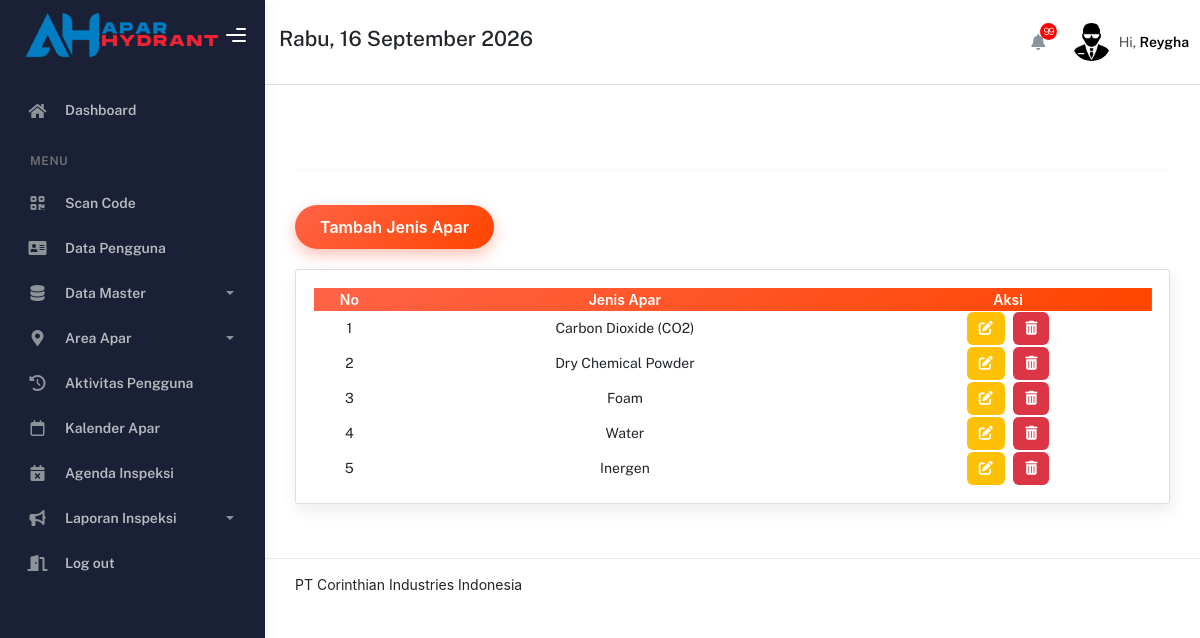
Page /admin/jenis_apar.php (signed in) on the committed database.
### tables this page shows
CREATE TABLE `user` (
  `id` int(111) NOT NULL,
  `nama` varchar(200) NOT NULL,
  `username` varchar(200) NOT NULL,
  `password` varchar(200) NOT NULL,
  `level` enum('admin','user') NOT NULL
);

CREATE TABLE `jenis_apar` (
  `id` int(111) NOT NULL,
  `jenis_apar` varchar(200) NOT NULL
);

### admin/jenis_apar.php (the view, shortened to what this page needs)
<?php
$user_level = $_SESSION['level'] ?? 'guest';
?>
<!DOCTYPE html>
<html lang="en">
<head>
    <link rel="stylesheet" href="https://cdnjs.cloudflare.com/ajax/libs/font-awesome/6.5.2/css/all.min.css">
    <link rel="stylesheet" href="../assets/css/bootstrap.min.css" />
    <link rel="stylesheet" href="../assets/css/plugins.min.css" />
    <link rel="stylesheet" href="../assets/css/kaiadmin.min.css" />
    <link rel="stylesheet" href="../assets/css/demo.css" />
</head>
<body>
    <div class="wrapper">
        <div class="sidebar" data-background-color="dark">
            <div class="sidebar-logo">
                <div class="logo-header" data-background-color="dark">
                    <a href="../index.php" class="logo">
                    <img src="../assets/img/logoAH.png" alt="navbar brand" class="navbar-brand" height="200px" width="200px" />
                    </a>
                    <div class="nav-toggle">
                        <button class="btn btn-toggle toggle-sidebar">
                            <i class="gg-menu-right"></i>
                        </button>
                    </div>
                </div>
            </div>
            <div class="sidebar-wrapper scrollbar scrollbar-inner">
        <div class="sidebar-content">
          <ul class="nav nav-secondary">
            <li class="nav-item active">
            <li class="nav-item">
              <a href="../index.php">
                <p>Dashboard</p>
              </a>
            </li>
            </li>
            <li class="nav-section">
              <h4 class="text-section">Menu</h4>
            </li>
            <li class="nav-item">
              <a href="scan.php">
                <i class="fa-solid fa-qrcode"></i>
                <p>Scan Code</p>
              </a>
            </li>
            <?php if ($user_level === 'admin'): ?>
            <li class="nav-item">
              <a href="user.php">
                <i class="fas fa-address-card"></i>
                <p>Data Pengguna</p>
              </a>
            </li>
            <li class="nav-item">
              <a data-toggle="collapse" href="#apar" aria-expanded="false" aria-controls="apar">
                <i class="fa-solid fa-database"></i>
                <p>Data Master</p>
                <span class="caret"></span>
              </a>
            </li>
            <li class="nav-item">
              <a data-toggle="collapse" href="#area" aria-expanded="false" aria-controls="area">
                <i class="fas fa-map-marker-alt"></i>
                <p>Area Apar</p>
                <span class="caret"></span>
              </a>
            </li>
            <li class="nav-item">
              <a href="activity.php">
              <i class="fa-solid fa-clock-rotate-left"></i>
                <p>Aktivitas Pengguna</p>
              </a>
            </li>
            <li class="nav-item">
                            <a href="calender-exp.php">
                                <i class="fa-regular fa-calendar"></i>
                                <p>Kalender Apar</p>
                            </a>
                        </li>
            <li class="nav-item">
              <a href="agenda.php">
                <i class="fa-solid fa-calendar-xmark"></i>
                <p>Agenda Inspeksi</p>
              </a>
            </li>
            <?php endif; ?>
            <li class="nav-item">
              <a data-bs-toggle="collapse" href="#laporan">
                <i class="fa-solid fa-bullhorn"></i>
                <p>Laporan Inspeksi</p>
                <span class="caret"></span>
              </a>
            </li>
            <li class="nav-item">
              <a href="logout.php">
                <i class="fas fa-door-open"></i>
                <p>Log out</p>
              </a>
            </li>
          </ul>
        </div>
      </div>
        </div>
        <div class="main-panel">
            <div class="main-header">
                <nav class="navbar navbar-header navbar-header-transparent navbar-expand-lg border-bottom">
                    <div class="container-fluid">
                        <div class="col-md-0 col-sm-0 clearfix">
                            <ul class="navbar-nav pull-left">
                                <li>
                                    <h4>
                                        <div class="date">
                                        </div>
                                    </h4>
                                </li>
                            </ul>
                        </div>
                        <?php
                        include '../koneksi.php';
                        $current_date = date('Y-m-d');
                        $expired_sql = "SELECT code_apar, tanggal_expired FROM data_apar WHERE tanggal_expired < '$current_date'";
                        $expired_result = $koneksi->query($expired_sql);
                        $near_expiry_items = array();
                        $expired_items = array();
                        if ($expired_result->num_rows > 0) {
                            while ($row = $expired_result->fetch_assoc()) {
                                $expired_items[] = $row;
                            }
                        }
                        $res = array_merge($near_expiry_items, $expired_items);
                        $total_items = count($res);
                        ?>
                        <ul class="navbar-nav topbar-nav ms-md-auto align-items-center">
                            <li class="nav-item topbar-icon dropdown hidden-caret">
                                <a class="nav-link dropdown-toggle" href="#" id="notifDropdown" role="button" data-bs-toggle="dropdown" aria-haspopup="true" aria-expanded="false">
                                    <i class="fa fa-bell"></i>
                                    <span class="notification" style="background-color: red;"><?php echo $total_items; ?></span>
                                </a>
                            </li>
                            <?php
                            include '../koneksi.php';
                            $user = $_SESSION['username'];
                            $query = "SELECT * FROM user where username='$user'";
                            $result = mysqli_query($koneksi, $query);
                            while ($row = mysqli_fetch_assoc($result)) {
                            ?>
                                <li class="nav-item topbar-user dropdown hidden-caret">
                                    <a class="dropdown-toggle profile-pic" data-bs-toggle="dropdown" href="#" aria-expanded="false">
                                        <div class="avatar-sm">
                                            <img src="../assets/img/orang.png" alt="..." class="avatar-img rounded-circle" />
                                        </div>
                                        <span class="profile-username">
                                            <span class="op-7">Hi,</span>
                                            <span class="fw-bold"><?php echo $row['nama'] ?></span>
                                        </span>
                                    </a>
                                <?php
                            }
                                ?>
                                </li>
                    </div>
                </nav>
            </div>
            <link href="https://maxcdn.bootstrapcdn.com/bootstrap/4.5.2/css/bootstrap.min.css" rel="stylesheet">
            <link rel="stylesheet" href="../assets/css/jquery.dataTables.min.css">
            <div class="container">
                <div class="page-inner">
                    <br>
                    <br>
                    <br>
                    <hr>
                    <div class="row">
                        <div class="col-lg-12 grid-margin">
                            <div class="center-button" style="text-align:center; margin:20px 0;">
  <button type="button" class="btn btn-add-apar"data-toggle="modal" data-target="#exampleModalScrollable">
    Tambah Jenis Apar
  </button>
</div>
                            <div class="card">
                                <div class="card-body">
                                    <div class="table-responsive">
                                        <table id="example" class="display" style="width:100%">
    <thead>
        <tr style="background: linear-gradient(135deg, #FF6347, #FF4500); color: #fff;">
            <th>No</th>
            <th>Jenis Apar</th>
            <th>Aksi</th>
        </tr>
    </thead>
    <tbody style="background-color:#fff;">
        <?php
        include('../koneksi.php');
        $query = "SELECT * FROM jenis_apar ORDER BY id ASC";
        $result = mysqli_query($koneksi, $query);
        $no = 1;
        while ($row = mysqli_fetch_assoc($result)) {
            $edit_modal_id = "editModal".$row['id'];
            $hapus_modal_id = "hapusModal".$row['id'];
        ?>
        <tr style="text-align:center;">
            <td><?php echo $no; ?></td>
            <td><?php echo $row['jenis_apar']; ?></td>
            <td>
                <button type="button" class="btn btn-edit" data-toggle="modal" data-target="#<?php echo $edit_modal_id; ?>">
                    <i class="fa-solid fa-pen-to-square"></i>
                </button>
                <button type="button" class="btn btn-delete" data-toggle="modal" data-target="#<?php echo $hapus_modal_id; ?>">
                    <i class="fa-solid fa-trash-can"></i>
                </button>
            </td>
        </tr>
        </div>
        <?php $no++; } ?>
                                    </div>
                                </div>
                            </div>
                        </div>
                <footer class="footer">
                    <div class="container-fluid d-flex justify-content-between">
                        <div class="copyright">
                            PT Corinthian Industries Indonesia
                        </div>
                    </div>
                </footer>
</body>
</html>

### admin/jenis_apar.php (style rules this page uses)
.center-button { display: flex; justify-content: flex-start; margin-bottom: 20px; }
.btn-add-apar { background: linear-gradient(135deg, #FF6347, #FF4500); color: #fff; border: none; border-radius: 30px; padding: 10px 25px; font-size: 16px; font-weight: 600; transition: all 0.3s ease; box-shadow: 0 6px 15px rgba(255,99,71,0.4); }
#example th { text-align:center; font-weight:600; }
#example td { text-align:center; vertical-align: middle; }
.btn-edit { background: #FFC107; border:none; border-radius:6px; padding:6px 12px; color:#fff; margin-right:5px; transition:0.3s; }
.btn-delete { background: #dc3545; border:none; border-radius:6px; padding:6px 12px; color:#fff; transition:0.3s; }

### rows in the picture
user: nama "Reygha"
jenis_apar: jenis_apar "Carbon Dioxide (CO2)"
jenis_apar: jenis_apar "Dry Chemical Powder"
jenis_apar: jenis_apar "Foam"
jenis_apar: jenis_apar "Water"
jenis_apar: jenis_apar "Inergen"

### other values in the picture
$total_items "99"
